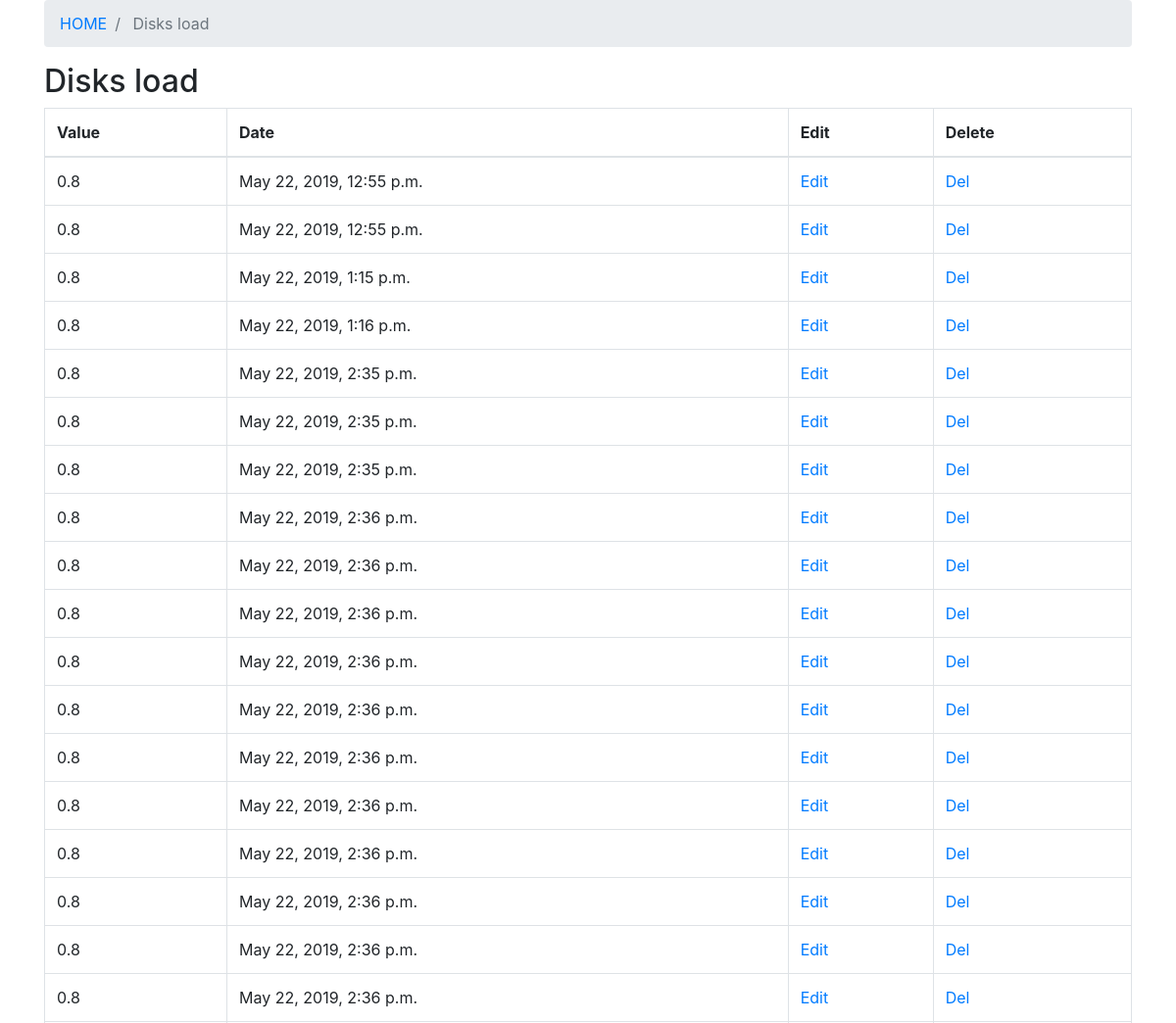
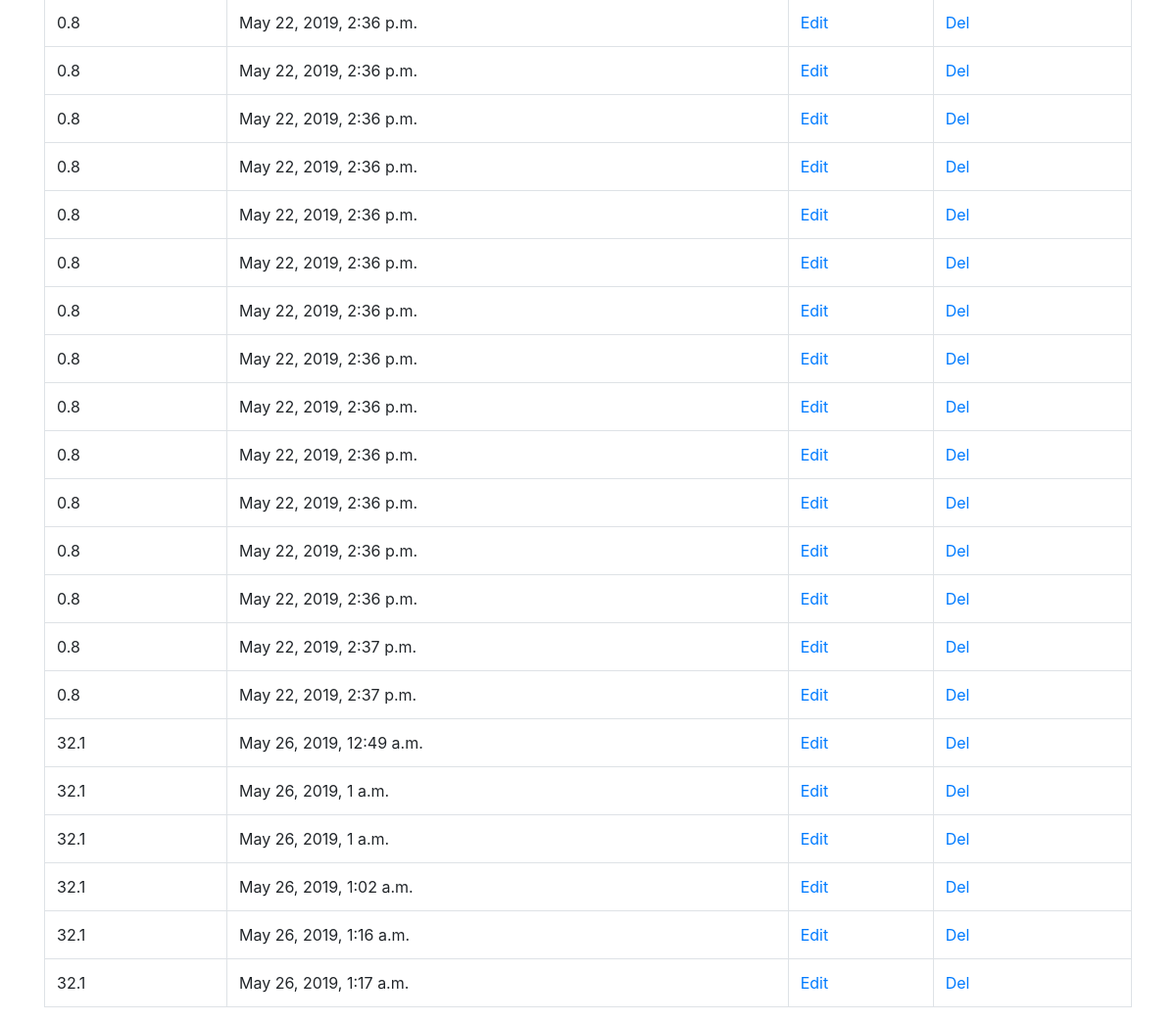
Screenshot of /sens_item/disks_val with the database file from the repository (2 pictures, top to bottom).
### api/models.py (models this page shows)
class Sensor(models.Model):
    name = models.CharField(max_length=100)
    min_value = models.IntegerField()
    max_value = models.IntegerField()
    slug = models.SlugField(unique=True, null=True)
    def __str__(self):
        return self.name

class SensorHistory(models.Model):
    date = models.DateTimeField(auto_now_add=True, blank=True)
    value = models.CharField(max_length=400)
    sensor = models.ForeignKey(Sensor, on_delete=models.CASCADE, related_name='sensor_history')

### index/views.py (the view)
# urls.py: path('sens_item/<slug:slug>', views.sensor_history, name="sens_item"),
def sensor_history(request, slug):
    data = models.SensorHistory.objects.filter(sensor__slug=slug)
    sensor = models.Sensor.objects.get(slug__exact=slug)
    global breadcrumb
    breadcrumb = {'HOME': 'index', sensor.name: 'sens_item'}
    context = {'slug': slug, 'data': data, 'breadcrumb': breadcrumb}
    return render(request, template_name="sens_item.html", context=context)

### index/templates/sens_item.html
{% extends "base.html" %}
{% block content %}
    <h2>{{ data.last.sensor }}</h2>
    <table class="table table-bordered">
        <thead>
            <tr>
                <th>Value</th>
                <th>Date</th>
                <th>Edit</th>
                <th>Delete</th>
            </tr>
        </thead>
        <tbody>
            {% for each in data %}
                <tr>
                    <td>{{ each.value }}</td>
                    <td>{{ each.date }}</td>
                    <td><a href="{% url 'sens_item_edit' slug each.id %}">Edit</a></td>
                    <td><a href="{% url 'sens_item_del' slug each.id %}">Del</a></td>
                </tr>
            {% endfor %}
        </tbody>
    </table>
{% endblock content %}

### index/templates/base.html (shortened to what this page needs)
{% load static %}
{% load django_bootstrap_breadcrumbs %}
<!DOCTYPE html>
<html lang="en">
<head>
    <link rel="stylesheet" href="https://stackpath.bootstrapcdn.com/bootstrap/4.3.1/css/bootstrap.min.css"
>
    <link rel="stylesheet" href="{% static "css/main.css" %}" />
</head>
<body class="container-fluid">
    <div class="container justify-content-center">
        <nav>
            <ol class="breadcrumb">
                {% for each, value in breadcrumb.items %}
                <li class="breadcrumb-item {% if forloop.last %} active {% endif %}">
                    {% if forloop.last %}
                    {{ each }}
                    {% elif forloop.first %}
                    <a href="{% url 'index' %}">HOME</a>
                    {% else %}
                    <a href="{% url value slug %}">{{ each }}</a>
                    {% endif %}
                </li>
                {% endfor %}
            </ol>
        </nav>
        {% block content %}
        {% endblock content %}
    </div>
</body>
</html>

### rows the page displays
Sensor: breadcrumb "Disks load"
SensorHistory: last.sensor "Disks load", value "32.1", date "May 26, 2019, 1:17 a.m."
SensorHistory: value "0.8", date "May 22, 2019, 12:55 p.m."
SensorHistory: value "0.8", date "May 22, 2019, 12:55 p.m."
SensorHistory: value "0.8", date "May 22, 2019, 1:15 p.m."
SensorHistory: value "0.8", date "May 22, 2019, 1:16 p.m."
SensorHistory: value "0.8", date "May 22, 2019, 2:35 p.m."
SensorHistory: value "0.8", date "May 22, 2019, 2:35 p.m."
SensorHistory: value "0.8", date "May 22, 2019, 2:35 p.m."
SensorHistory: value "0.8", date "May 22, 2019, 2:36 p.m."
SensorHistory: value "0.8", date "May 22, 2019, 2:36 p.m."
SensorHistory: value "0.8", date "May 22, 2019, 2:36 p.m."
SensorHistory: value "0.8", date "May 22, 2019, 2:36 p.m."
SensorHistory: value "0.8", date "May 22, 2019, 2:36 p.m."
SensorHistory: value "0.8", date "May 22, 2019, 2:36 p.m."
SensorHistory: value "0.8", date "May 22, 2019, 2:36 p.m."
SensorHistory: value "0.8", date "May 22, 2019, 2:36 p.m."
SensorHistory: value "0.8", date "May 22, 2019, 2:36 p.m."
SensorHistory: value "0.8", date "May 22, 2019, 2:36 p.m."
SensorHistory: value "0.8", date "May 22, 2019, 2:36 p.m."
SensorHistory: value "0.8", date "May 22, 2019, 2:36 p.m."
SensorHistory: value "0.8", date "May 22, 2019, 2:36 p.m."
SensorHistory: value "0.8", date "May 22, 2019, 2:36 p.m."
SensorHistory: value "0.8", date "May 22, 2019, 2:36 p.m."
SensorHistory: value "0.8", date "May 22, 2019, 2:36 p.m."
SensorHistory: value "0.8", date "May 22, 2019, 2:36 p.m."
SensorHistory: value "0.8", date "May 22, 2019, 2:36 p.m."
SensorHistory: value "0.8", date "May 22, 2019, 2:36 p.m."
SensorHistory: value "0.8", date "May 22, 2019, 2:36 p.m."
SensorHistory: value "0.8", date "May 22, 2019, 2:36 p.m."
SensorHistory: value "0.8", date "May 22, 2019, 2:36 p.m."
SensorHistory: value "0.8", date "May 22, 2019, 2:36 p.m."
SensorHistory: value "0.8", date "May 22, 2019, 2:36 p.m."
SensorHistory: value "0.8", date "May 22, 2019, 2:37 p.m."
SensorHistory: value "0.8", date "May 22, 2019, 2:37 p.m."
SensorHistory: value "32.1", date "May 26, 2019, 12:49 a.m."
SensorHistory: value "32.1", date "May 26, 2019, 1 a.m."
SensorHistory: value "32.1", date "May 26, 2019, 1 a.m."
SensorHistory: value "32.1", date "May 26, 2019, 1:02 a.m."
SensorHistory: value "32.1", date "May 26, 2019, 1:16 a.m."
